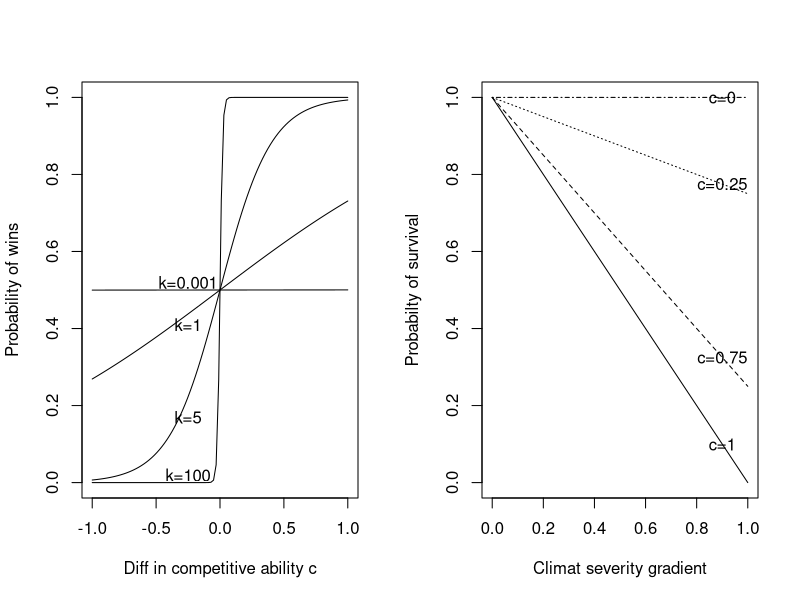
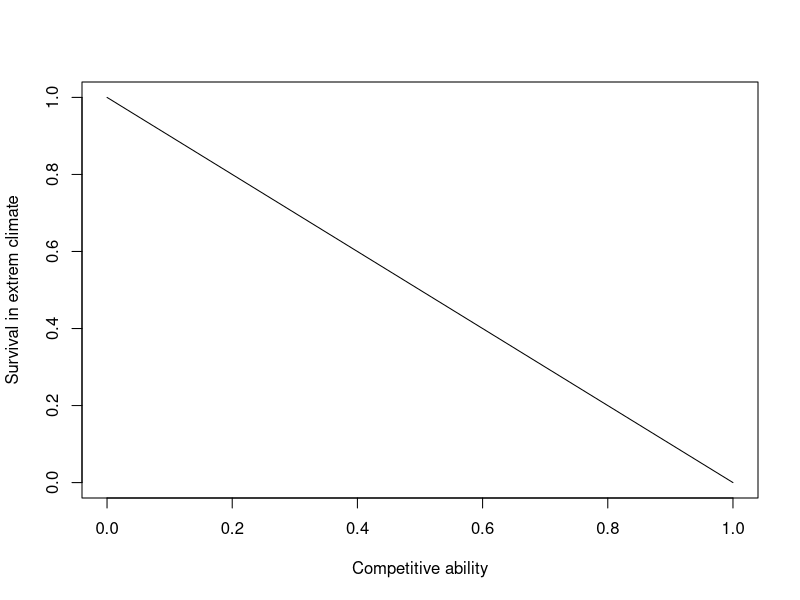

Write R code to recreate these figures, in order.
##############################
##############################
## EXPLORE SHAPE OF FUNCTION LINKING COMPETITIVE HIERARCHY AND MORTALITY ALONG CLIMATIC GRADIENT

## function describing competitive interaction and survival along climatic gradient
pdf("./figs/compet_hierarchy.pdf",width=12, height=8)
par(mfrow=c(1,2))
plot(seq(-1,1,length=100),1/(1+exp(-100*(seq(-1,1,length=100)))),type="l",xlab="Diff in competitive ability c",ylab="Probability of wins")
text(-0.25,0.02,labels="k=100")
lines(seq(-1,1,length=100),1/(1+exp(-5*(seq(-1,1,length=100)))))
text(-0.25,0.17,labels="k=5")
lines(seq(-1,1,length=100),1/(1+exp(-1*(seq(-1,1,length=100)))))
text(-0.25,0.41,labels="k=1")
lines(seq(-1,1,length=100),1/(1+exp(-0.001*(seq(-1,1,length=100)))))
text(-0.25,0.52,labels="k=0.001")

c <-  1
plot(seq(0,1,length=100), 1-c*seq(0,1,length=100),type="l",lty=1,xlab="Climat severity gradient",ylab="Probabilty of survival")
text(0.9,1-c*0.9,labels=paste("c=",c,sep=""))
c <-  0.75
lines(seq(0,1,length=100), 1-c*seq(0,1,length=100),lty=2)
text(0.9,1-c*0.9,labels=paste("c=",c,sep=""))

c <-  0.25
lines(seq(0,1,length=100), 1-c*seq(0,1,length=100),lty=3)
text(0.9,1-c*0.9,labels=paste("c=",c,sep=""))
c <-  0.0
lines(seq(0,1,length=100), 1-c*seq(0,1,length=100),lty=4)
text(0.9,1-c*0.9,labels=paste("c=",c,sep=""))
dev.off()

## resulting trade off
pdf("./figs/trade_off.pdf")
c <-  seq(from=0,to=1,length=100)
plot(c,1-c,xlab="Competitive ability",ylab="Survival in extrem climate",type="l")
dev.off()
